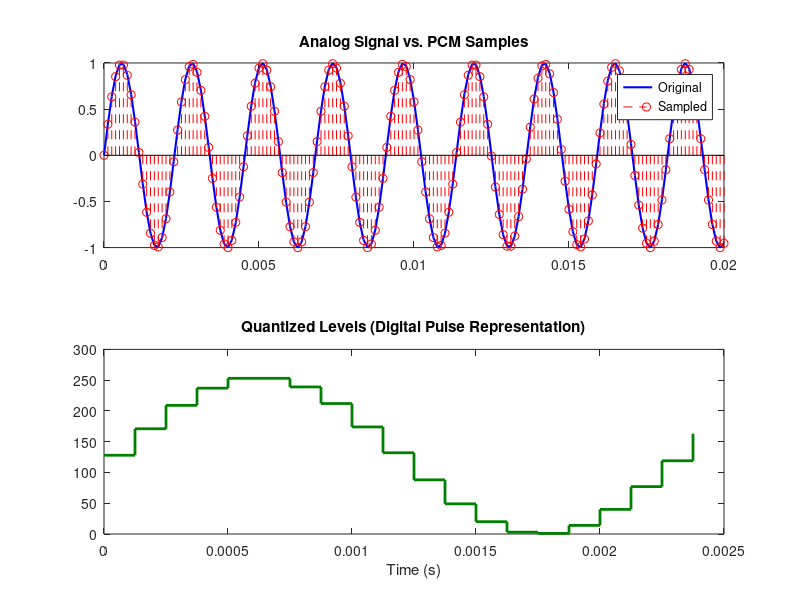

Recreate this plot in MATLAB.
% PCM Simulation for Laser-Link Jukebox
fs = 8000;              % Sampling frequency (8kHz for voice/basic audio)
t = 0:1/fs:0.02;        % Time vector (20ms snippet)
f_signal = 440;         % Input signal frequency (440Hz - A4 note)
x = sin(2*pi*f_signal*t); % Analog Input Signal

% 1. Sampling & Quantization (8-bit PCM)
n_bits = 8;
levels = 2^n_bits;
x_quant = round((x + 1) * (levels - 1) / 2); % Map to 0-255

% 2. Decimal to Binary (Encoding)
x_bin = dec2bin(x_quant, n_bits);

% Visualization
subplot(2,1,1);
plot(t, x, 'b', 'LineWidth', 1.5); hold on;
stem(t, (x_quant / (levels/2)) - 1, 'r--');
title('Analog Signal vs. PCM Samples');
legend('Original', 'Sampled');

subplot(2,1,2);
stairs(t(1:20), x_quant(1:20), 'Color', [0 .5 0], 'LineWidth', 2);
title('Quantized Levels (Digital Pulse Representation)');
xlabel('Time (s)');
